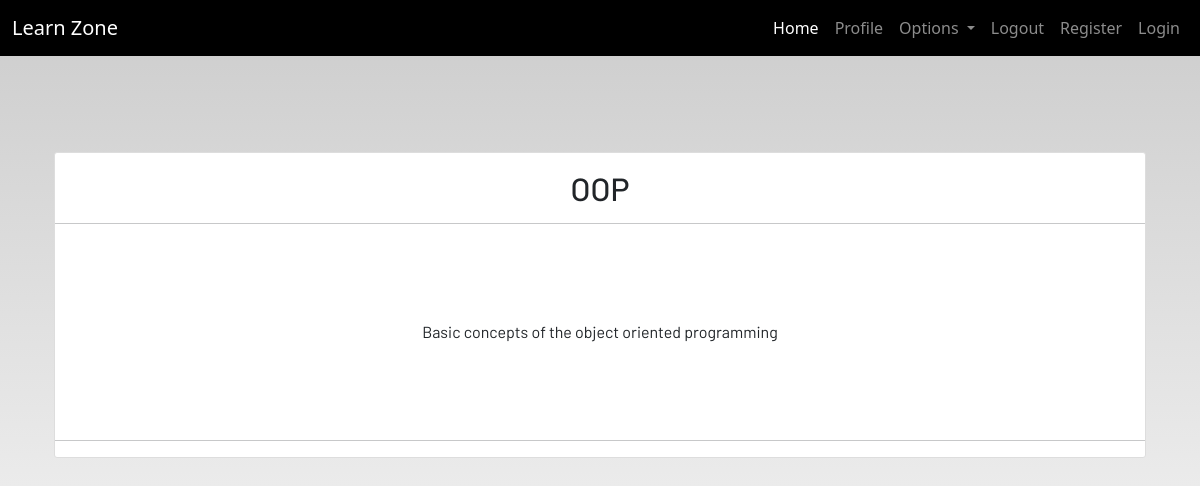
The page /notes_detail/1/ on the database its author committed.
### dashboard/models.py (models this page shows, shortened)
class Notes(models.Model):
    user = models.ForeignKey(User,on_delete=models.CASCADE)
    title = models.CharField(max_length=200)
    description = models.TextField()
    def __str__(self):
            return self.title
    class Meta:
        verbose_name_plural = "notes"

### dashboard/views.py (the view)
# urls.py: path('notes_detail/<int:pk>/', views.NotesDetailView.as_view(), name='notes-detail'),
class NotesDetailView(generic.DetailView):
    model = Notes

### dashboard/templates/dashboard/notes_detail.html
{% extends 'dashboard/base.html' %}
{% load static %}
{% block content %}
<section class='text-center container'>
    <div class="container">
        <div class="content-section p-0 mt-5">
            <div class="m-3">
                <h2>{{notes.title}}</h2>
            </div>
            <hr class="p-0 m-0">
            <p class="description m-5 p-5">
                {{notes.description}}
            </p>
            <hr>
        </div>
    </div>
</section>
{% endblock content %}

### static/CSS/main.css (style rules this page uses)
html { scroll-behavior: smooth; height: 100%; width: 100%; }
html, body { max-width: 100%; overflow-x: hidden; height: 100%; width: 100%; }
body { background: linear-gradient(rgba(0, 0, 0, 0.2), rgba(255, 255, 255, 0.5)); overflow-x: hidden; background-repeat: no-repeat; }
.content-section { background: #ffffff; padding: 10px 20px; border: 1px solid #dddddd; border-radius: 3px; margin-bottom: 20px; }

### rows shown on the page
Notes: title "OOP", description "Basic concepts of the object oriented programming"
